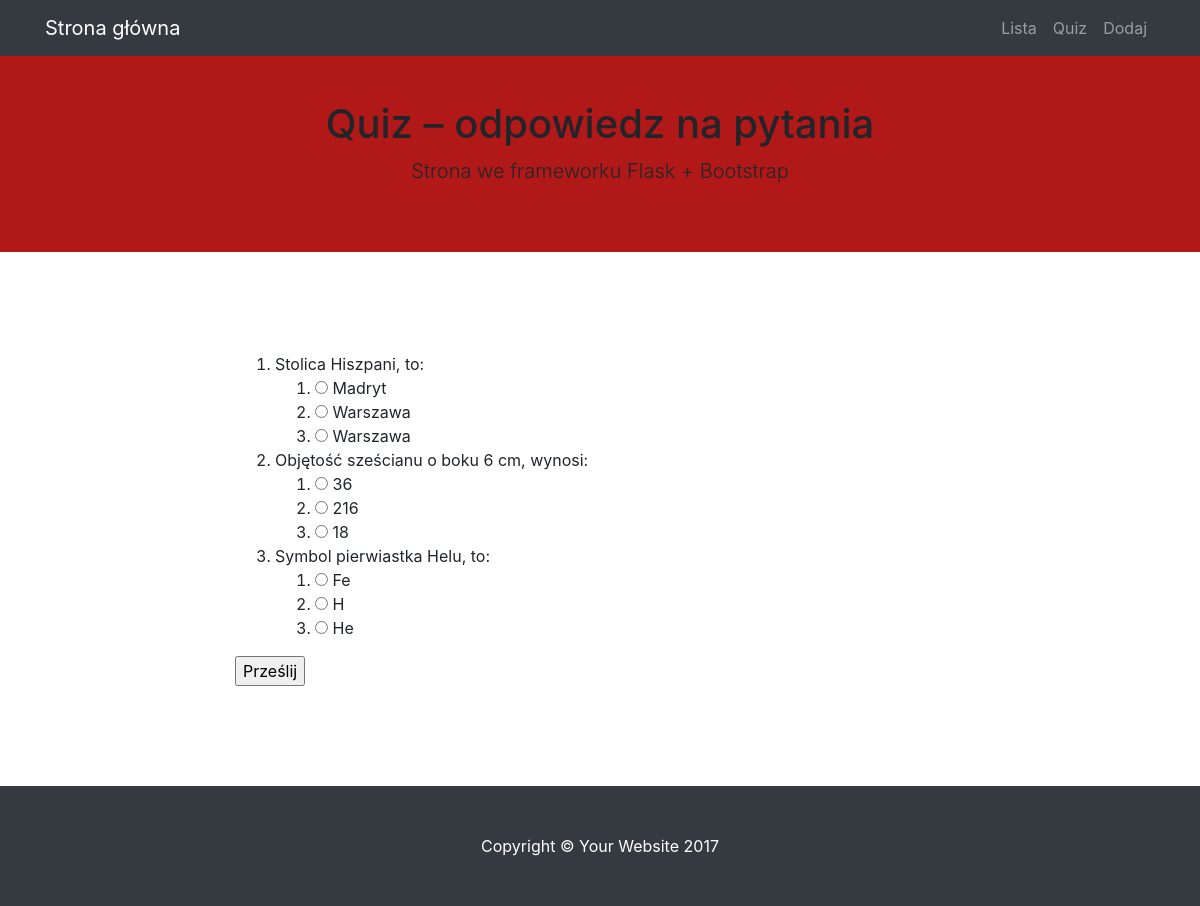
The page /quiz on the database as committed earlier.
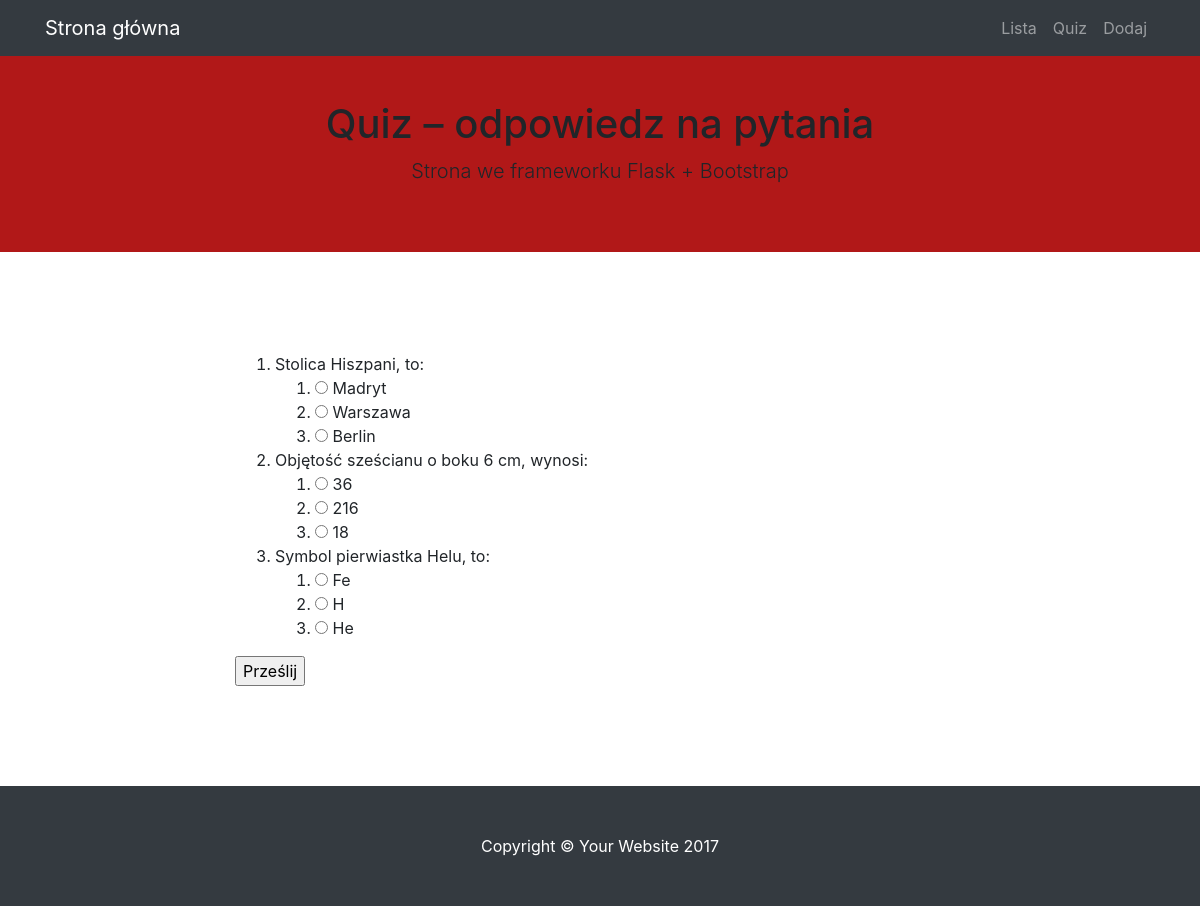
The same page on the database as committed later.
### modele.py (models this page shows)
class BazaModel(Model):
    class Meta:
        database = baza

class Odpowiedz(BazaModel):
    odpowiedz = CharField(null=False)
    pytanie = ForeignKeyField(Pytanie, related_name='odpowiedzi')
    odpok = IntegerField(default=0)

### views.py (the view, shortened to what this page needs)
@app.route("/quiz", methods=['GET', 'POST'])
def quiz():
    print(request.form)
    pytania = Pytanie().select().join(Odpowiedz).distinct()
    return render_template('quiz.html', pytania=pytania)

### quiz.py (called while the page is built)
@app.before_request
def before_request():
    g.db = baza
    g.db.connect()

@app.after_request
def after_request(response):
    g.db.close()
    return response

### templates/quiz.html (shortened to what this page needs)
{% extends "szablon.html" %}
{% block h1 %}Quiz – odpowiedz na pytania{% endblock %}
{% block tresc %}
    <form method="POST">
    <ol>
    {% for p in pytania %}
        <li>{{ p.pytanie }}
            <ol class="odpowiedzi">
            {% for o in p.odpowiedzi %}
                <li>
                    <input type="radio" value="{{ o.id }}" name="{{ p.id }}">
                    {{ o.odpowiedz }}</li>
            {% endfor %}
            </ol>
        </li>
    {% endfor %}
    </ol>
    <input type="submit" value="Prześlij">
    </form>
{% endblock %}

Rows that differ between the two databases and show on the page:
changed Odpowiedz: odpowiedz "Warszawa" → "Berlin"
